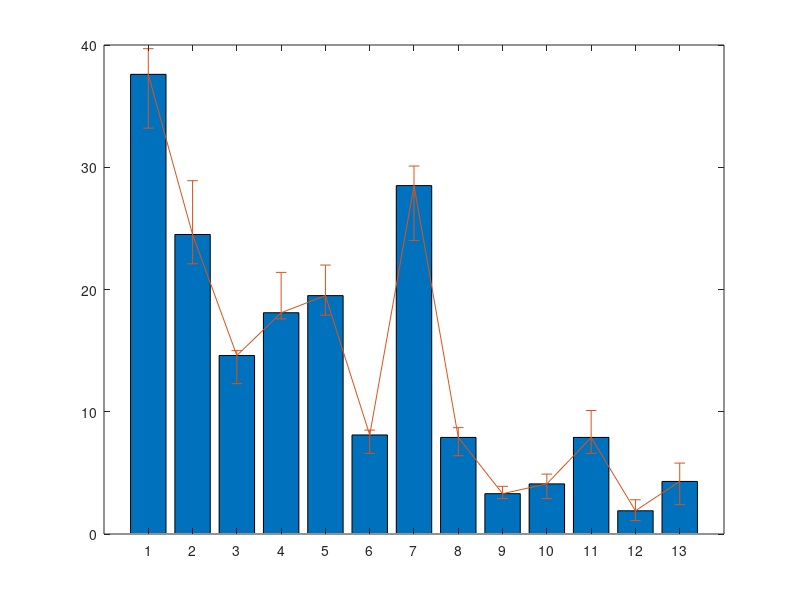

Write MATLAB code to recreate this figure. (Note: this script raises an error after producing the figure.)
x = 1:13;
data = [37.6 24.5 14.6 18.1 19.5 8.1 28.5 7.9 3.3 4.1 7.9 1.9 4.3]';
errhigh = [2.1 4.4 0.4 3.3 2.5 0.4 1.6 0.8 0.6 0.8 2.2 0.9 1.5];
errlow  = [4.4 2.4 2.3 0.5 1.6 1.5 4.5 1.5 0.4 1.2 1.3 0.8 1.9];
fig1 = figure(1)
bar(x,data)                

hold on

er = errorbar(x,data,errlow,errhigh);    
er.Color = [0 0 0];                            
er.LineStyle = 'none';  
er.CapSize = 20;

hold off

clf(fig1)